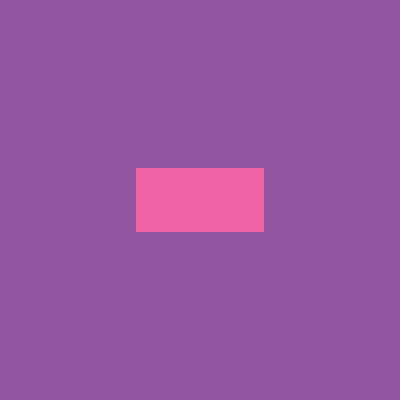
Frame 1 (no input)
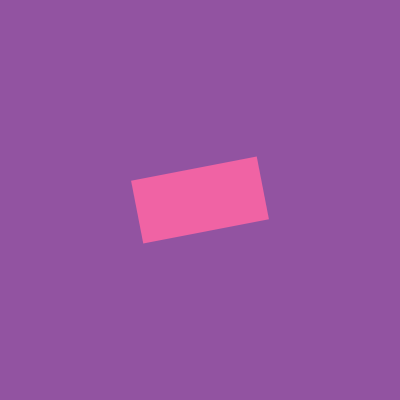
Frame 60 (no input)
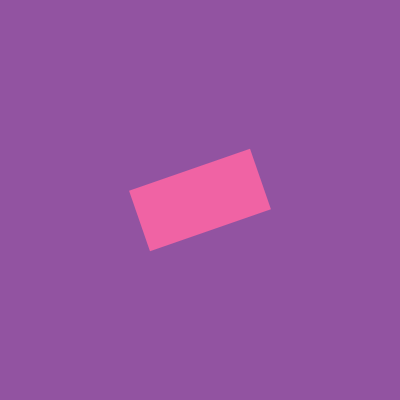
Frame 120 (the mouse pressed at the canvas centre since frame 60)

The p5.js sketch that drew these frames (run headless with seeded random() and noise() and a simulated clock; from frame 60 on, the mouse is pressed at the canvas centre):

// p5.js sketch
// ── sketch.js
let angle = 0

function setup() {
  createCanvas(400, 400);
  angleMode(RADIANS)
}

function draw() {
  background(146, 83, 161);
  noStroke();
  fill(240, 99, 164);
  rectMode(CENTER);
  translate(200, 200)
  rotate(angle);
  rect(0, 0, 128, 64);

  angle += 0.05;
}
